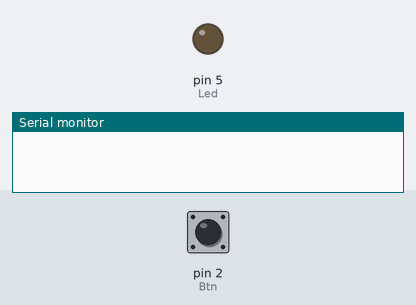
Bench run of a sketch on a simulated Arduino Uno, built with avr-gcc and run on an emulated ATmega328P. Shown: output pins drawn as LEDs (lit = HIGH), the last lines printed to the serial monitor. Inputs (shaded band) come from the test bench; at power-on: pin 2 (Btn) LOW.

Above: at 1.2 s.
1.3 s: pin 2 (Btn) pulled HIGH for 0.15 s
At 1.37 s:
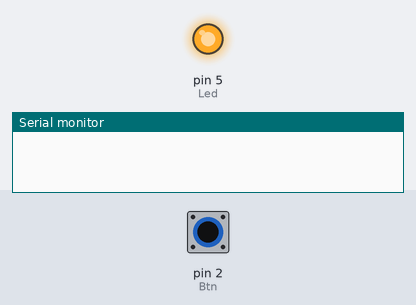
2.9 s: pin 2 (Btn) pulled HIGH for 3.2 s
At 6.5 s:
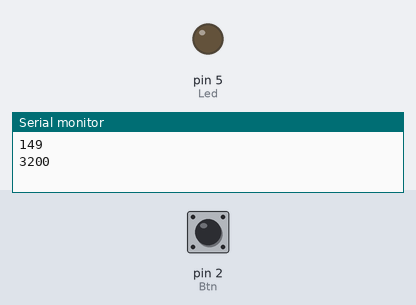
Timing chart, 0 to 8.0 s (numbered marks = the images above; inputs shaded):
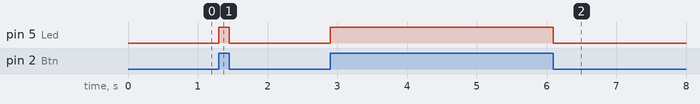

The sketch:

Button_Led.ino
```cpp
#define BTN_PUSH 1
#define BTN_POP 0
#define CHATERING_COUNT 2

int Btn=2, Led=5;// actuator
unsigned long Btn_Down_Time=0, Btn_Up_Time=0, ClickTime;// Time
int BtnState=0, PrevBtnState=0;// Button Stataus
volatile int ChateringCount=0;

void setup() {
  // put your setup code here, to run once:
pinMode(Btn, INPUT);
pinMode(Led, OUTPUT);

Serial.begin(9600);
}

void loop() {
  // put your main code here, to run repeatedly:

    BtnState=digitalRead(Btn);


    if(BtnState!=PrevBtnState)
    {
          if(ChateringCount==0)
          {
              ChateringCount=CHATERING_COUNT;
          }
          else
          {
              ChateringCount--;

              if(ChateringCount==0)
              {
                  PrevBtnState=BtnState;
                  if(BtnState==BTN_PUSH)
                  {

                      Btn_Down_Time=millis();
                      if(Btn_Down_Time-Btn_Up_Time>10)
                      {
                          digitalWrite(Led, 1);
                      }

                  }

                  else if(BtnState==BTN_POP)
                  {
                      Btn_Up_Time=millis();
                      ClickTime= Btn_Up_Time - Btn_Down_Time;

                      /*Anti Chattering*/
                      if(ClickTime>10)
                      {
                      digitalWrite(Led, 0);
                      Serial.println(ClickTime);
                      Serial.println();
                      }
                  }
              }
          }


    }

}
```

Measured:
- after the input at 1.3 s, pin 5 (Led): LOW → HIGH at once, → LOW 0.15 s later
- after the input at 2.9 s, pin 5 (Led): LOW → HIGH at once, → LOW 3.2 s later
